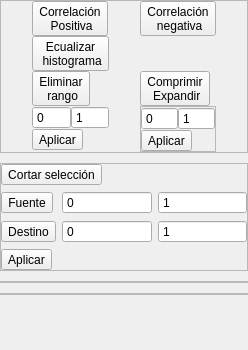
       <widget class="QWidget" name="page_frec">
        <property name="geometry">
         <rect>
          <x>0</x>
          <y>0</y>
          <width>248</width>
          <height>350</height>
         </rect>
        </property>
        <attribute name="icon">
         <iconset>
          <normaloff>../logos/frecuencia.svg</normaloff>../logos/frecuencia.svg</iconset>
        </attribute>
        <attribute name="label">
         <string>Frecuencia</string>
        </attribute>
        <layout class="QGridLayout" name="gridLayout_6">
         <property name="leftMargin">
          <number>0</number>
         </property>
         <property name="topMargin">
          <number>0</number>
         </property>
         <property name="rightMargin">
          <number>0</number>
         </property>
         <property name="bottomMargin">
          <number>0</number>
         </property>
         <property name="horizontalSpacing">
          <number>0</number>
         </property>
         <property name="verticalSpacing">
          <number>10</number>
         </property>
         <item row="5" column="2">
          <widget class="QFrame" name="frame_6">
           <property name="frameShape">
            <enum>QFrame::StyledPanel</enum>
           </property>
           <property name="frameShadow">
            <enum>QFrame::Raised</enum>
           </property>
           <layout class="QGridLayout" name="gridLayout">
            <property name="leftMargin">
             <number>0</number>
            </property>
            <property name="topMargin">
             <number>0</number>
            </property>
            <property name="rightMargin">
             <number>0</number>
            </property>
            <property name="bottomMargin">
             <number>0</number>
            </property>
            <property name="spacing">
             <number>0</number>
            </property>
            <item row="4" column="1">
             <widget class="QFrame" name="frame_9">
              <property name="frameShape">
               <enum>QFrame::StyledPanel</enum>
              </property>
              <property name="frameShadow">
               <enum>QFrame::Raised</enum>
              </property>
              <layout class="QVBoxLayout" name="verticalLayout_6">
               <property name="spacing">
                <number>0</number>
               </property>
               <property name="leftMargin">
                <number>0</number>
               </property>
               <property name="topMargin">
                <number>0</number>
               </property>
               <property name="rightMargin">
                <number>0</number>
               </property>
               <property name="bottomMargin">
                <number>0</number>
               </property>
               <item>
                <layout class="QVBoxLayout" name="verticalLayout_5">
                 <property name="spacing">
                  <number>0</number>
                 </property>
                 <item>
                  <layout class="QHBoxLayout" name="horizontalLayout_7">
                   <property name="spacing">
                    <number>0</number>
                   </property>
                   <property name="leftMargin">
                    <number>0</number>
                   </property>
                   <property name="topMargin">
                    <number>0</number>
                   </property>
                   <property name="rightMargin">
                    <number>0</number>
                   </property>
                   <property name="bottomMargin">
                    <number>0</number>
                   </property>
                   <item>
                    <widget class="QSpinBox" name="sp_ce_min">
                     <property name="buttonSymbols">
                      <enum>QAbstractSpinBox::NoButtons</enum>
                     </property>
                     <property name="maximum">
                      <number>255</number>
                     </property>
                    </widget>
                   </item>
                   <item>
                    <widget class="QSpinBox" name="sp_ce_max">
                     <property name="buttonSymbols">
                      <enum>QAbstractSpinBox::NoButtons</enum>
                     </property>
                     <property name="minimum">
                      <number>1</number>
                     </property>
                     <property name="maximum">
                      <number>255</number>
                     </property>
                    </widget>
                   </item>
                  </layout>
                 </item>
                 <item>
                  <widget class="QToolButton" name="aplicar_comp_exp">
                   <property name="text">
                    <string>Aplicar</string>
                   </property>
                   <property name="icon">
                    <iconset>
                     <normaloff>../logos/aceptar_c.svg</normaloff>../logos/aceptar_c.svg</iconset>
                   </property>
                   <property name="iconSize">
                    <size>
                     <width>17</width>
                     <height>17</height>
                    </size>
                   </property>
                   <property name="toolButtonStyle">
                    <enum>Qt::ToolButtonFollowStyle</enum>
                   </property>
                  </widget>
                 </item>
                </layout>
               </item>
              </layout>
             </widget>
            </item>
            <item row="2" column="0">
             <widget class="QToolButton" name="del_rango">
              <property name="text">
               <string>Eliminar 
 rango</string>
              </property>
              <property name="icon">
               <iconset>
                <normaloff>../logos/del_rang.svg</normaloff>../logos/del_rang.svg</iconset>
              </property>
              <property name="iconSize">
               <size>
                <width>25</width>
                <height>30</height>
               </size>
              </property>
              <property name="toolButtonStyle">
               <enum>Qt::ToolButtonFollowStyle</enum>
              </property>
             </widget>
            </item>
            <item row="2" column="1">
             <widget class="QToolButton" name="comp_exp">
              <property name="text">
               <string>Comprimir 
 Expandir</string>
              </property>
              <property name="icon">
               <iconset>
                <normaloff>../logos/comp_exp.svg</normaloff>../logos/comp_exp.svg</iconset>
              </property>
              <property name="iconSize">
               <size>
                <width>25</width>
                <height>30</height>
               </size>
              </property>
              <property name="toolButtonStyle">
               <enum>Qt::ToolButtonFollowStyle</enum>
              </property>
             </widget>
            </item>
            <item row="0" column="0">
             <widget class="QToolButton" name="centrar">
              <property name="text">
               <string>Correlación 
 Positiva</string>
              </property>
              <property name="icon">
               <iconset>
                <normaloff>../logos/co_pos.svg</normaloff>../logos/co_pos.svg</iconset>
              </property>
              <property name="iconSize">
               <size>
                <width>25</width>
                <height>30</height>
               </size>
              </property>
              <property name="toolButtonStyle">
               <enum>Qt::ToolButtonFollowStyle</enum>
              </property>
             </widget>
            </item>
            <item row="4" column="0">
             <layout class="QVBoxLayout" name="verticalLayout">
              <property name="spacing">
               <number>0</number>
              </property>
              <item>
               <layout class="QHBoxLayout" name="horizontalLayout_5">
                <property name="spacing">
                 <number>0</number>
                </property>
                <property name="leftMargin">
                 <number>0</number>
                </property>
                <property name="topMargin">
                 <number>0</number>
                </property>
                <property name="rightMargin">
                 <number>0</number>
                </property>
                <property name="bottomMargin">
                 <number>0</number>
                </property>
                <item>
                 <widget class="QSpinBox" name="sp_r_min">
                  <property name="buttonSymbols">
                   <enum>QAbstractSpinBox::NoButtons</enum>
                  </property>
                  <property name="minimum">
                   <number>0</number>
                  </property>
                  <property name="maximum">
                   <number>255</number>
                  </property>
                  <property name="value">
                   <number>0</number>
                  </property>
                 </widget>
                </item>
                <item>
                 <widget class="QSpinBox" name="sp_r_max">
                  <property name="buttonSymbols">
                   <enum>QAbstractSpinBox::NoButtons</enum>
                  </property>
                  <property name="minimum">
                   <number>1</number>
                  </property>
                  <property name="maximum">
                   <number>255</number>
                  </property>
                 </widget>
                </item>
               </layout>
              </item>
              <item>
               <widget class="QToolButton" name="aplicar_del_ran">
                <property name="text">
                 <string>Aplicar</string>
                </property>
                <property name="icon">
                 <iconset>
                  <normaloff>../logos/aceptar_c.svg</normaloff>../logos/aceptar_c.svg</iconset>
                </property>
                <property name="iconSize">
                 <size>
                  <width>17</width>
                  <height>17</height>
                 </size>
                </property>
                <property name="toolButtonStyle">
                 <enum>Qt::ToolButtonFollowStyle</enum>
                </property>
               </widget>
              </item>
             </layout>
            </item>
            <item row="0" column="1">
             <widget class="QToolButton" name="promedio_f">
              <property name="text">
               <string>Correlación 
 negativa</string>
              </property>
              <property name="icon">
               <iconset>
                <normaloff>../logos/co_neg.svg</normaloff>../logos/co_neg.svg</iconset>
              </property>
              <property name="iconSize">
               <size>
                <width>25</width>
                <height>30</height>
               </size>
              </property>
              <property name="toolButtonStyle">
               <enum>Qt::ToolButtonFollowStyle</enum>
              </property>
             </widget>
            </item>
            <item row="1" column="0">
             <widget class="QToolButton" name="ecualizar">
              <property name="text">
               <string>Ecualizar 
 histograma</string>
              </property>
              <property name="icon">
               <iconset>
                <normaloff>../logos/ecual.svg</normaloff>../logos/ecual.svg</iconset>
              </property>
              <property name="iconSize">
               <size>
                <width>25</width>
                <height>30</height>
               </size>
              </property>
              <property name="toolButtonStyle">
               <enum>Qt::ToolButtonFollowStyle</enum>
              </property>
             </widget>
            </item>
           </layout>
          </widget>
         </item>
         <item row="6" column="2">
          <widget class="QFrame" name="frame_7">
           <property name="frameShape">
            <enum>QFrame::StyledPanel</enum>
           </property>
           <property name="frameShadow">
            <enum>QFrame::Raised</enum>
           </property>
           <layout class="QVBoxLayout" name="verticalLayout_7">
            <property name="leftMargin">
             <number>0</number>
            </property>
            <property name="topMargin">
             <number>0</number>
            </property>
            <property name="rightMargin">
             <number>0</number>
            </property>
            <property name="bottomMargin">
             <number>0</number>
            </property>
            <item>
             <widget class="QToolButton" name="desplazar">
              <property name="text">
               <string>Cortar selección</string>
              </property>
              <property name="icon">
               <iconset>
                <normaloff>../logos/cort_ran.svg</normaloff>../logos/cort_ran.svg</iconset>
              </property>
              <property name="iconSize">
               <size>
                <width>25</width>
                <height>30</height>
               </size>
              </property>
              <property name="toolButtonStyle">
               <enum>Qt::ToolButtonFollowStyle</enum>
              </property>
             </widget>
            </item>
            <item>
             <layout class="QGridLayout" name="gridLayout_16">
              <item row="0" column="2">
               <layout class="QHBoxLayout" name="horizontalLayout_11">
                <item>
                 <widget class="QSpinBox" name="sp_x1_ch">
                  <property name="buttonSymbols">
                   <enum>QAbstractSpinBox::NoButtons</enum>
                  </property>
                  <property name="maximum">
                   <number>255</number>
                  </property>
                 </widget>
                </item>
                <item>
                 <widget class="QSpinBox" name="sp_x2_ch">
                  <property name="buttonSymbols">
                   <enum>QAbstractSpinBox::NoButtons</enum>
                  </property>
                  <property name="minimum">
                   <number>1</number>
                  </property>
                  <property name="maximum">
                   <number>255</number>
                  </property>
                 </widget>
                </item>
               </layout>
              </item>
              <item row="1" column="0">
               <widget class="QToolButton" name="p_destino">
                <property name="text">
                 <string>Destino</string>
                </property>
               </widget>
              </item>
              <item row="0" column="0">
               <widget class="QToolButton" name="p_fuente">
                <property name="text">
                 <string>Fuente</string>
                </property>
               </widget>
              </item>
              <item row="1" column="2">
               <layout class="QHBoxLayout" name="horizontalLayout_10">
                <item>
                 <widget class="QSpinBox" name="sp_n1_ch">
                  <property name="buttonSymbols">
                   <enum>QAbstractSpinBox::NoButtons</enum>
                  </property>
                  <property name="maximum">
                   <number>255</number>
                  </property>
                 </widget>
                </item>
                <item>
                 <widget class="QSpinBox" name="sp_n2_ch">
                  <property name="buttonSymbols">
                   <enum>QAbstractSpinBox::NoButtons</enum>
                  </property>
                  <property name="minimum">
                   <number>1</number>
                  </property>
                  <property name="maximum">
                   <number>255</number>
                  </property>
                 </widget>
                </item>
               </layout>
              </item>
             </layout>
            </item>
            <item>
             <widget class="QToolButton" name="aplicar_crop_sel">
              <property name="text">
               <string>Aplicar</string>
              </property>
              <property name="icon">
               <iconset>
                <normaloff>../logos/aceptar_c.svg</normaloff>../logos/aceptar_c.svg</iconset>
              </property>
              <property name="iconSize">
               <size>
                <width>17</width>
                <height>17</height>
               </size>
              </property>
              <property name="toolButtonStyle">
               <enum>Qt::ToolButtonFollowStyle</enum>
              </property>
             </widget>
            </item>
           </layout>
          </widget>
         </item>
         <item row="7" column="2">
          <widget class="QFrame" name="frame_8">
           <property name="frameShape">
            <enum>QFrame::StyledPanel</enum>
           </property>
           <property name="frameShadow">
            <enum>QFrame::Raised</enum>
           </property>
           <layout class="QGridLayout" name="gridLayout_15">
            <property name="leftMargin">
             <number>0</number>
            </property>
            <property name="topMargin">
             <number>0</number>
            </property>
            <property name="rightMargin">
             <number>0</number>
            </property>
            <property name="bottomMargin">
             <number>0</number>
            </property>
            <property name="spacing">
             <number>0</number>
            </property>
           </layout>
          </widget>
         </item>
         <item row="10" column="2">
          <spacer name="vertical_spacer_frec">
           <property name="orientation">
            <enum>Qt::Vertical</enum>
           </property>
           <property name="sizeHint" stdset="0">
            <size>
             <width>20</width>
             <height>40</height>
            </size>
           </property>
          </spacer>
         </item>
         <item row="8" column="2">
          <widget class="QFrame" name="frame_10">
           <property name="frameShape">
            <enum>QFrame::StyledPanel</enum>
           </property>
           <property name="frameShadow">
            <enum>QFrame::Raised</enum>
           </property>
           <layout class="QVBoxLayout" name="verticalLayout_8">
            <property name="spacing">
             <number>0</number>
            </property>
            <property name="leftMargin">
             <number>0</number>
            </property>
            <property name="topMargin">
             <number>0</number>
            </property>
            <property name="rightMargin">
             <number>0</number>
            </property>
            <property name="bottomMargin">
             <number>0</number>
            </property>
           </layout>
          </widget>
         </item>
        </layout>
       </widget>
